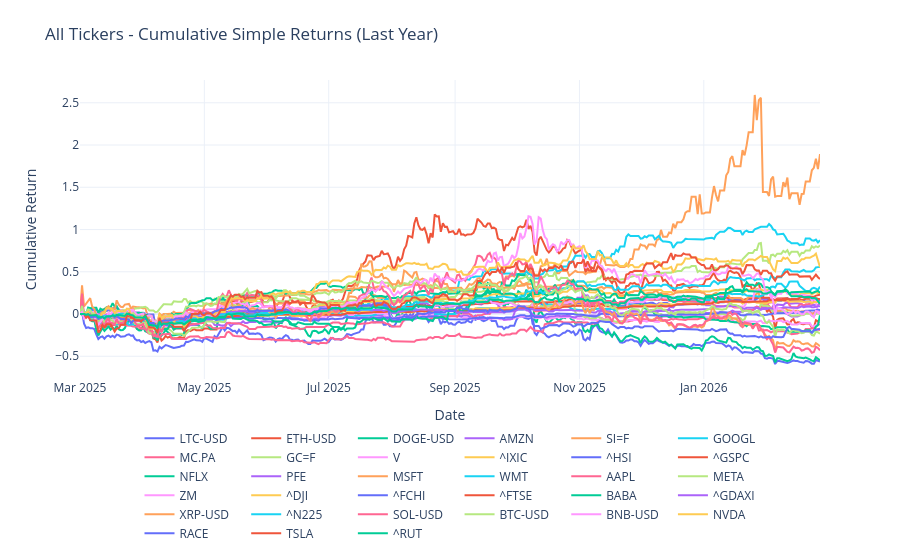

Write notebook code for a chart like this one.
### Code cell
# plot cumprod_simple
fig = go.Figure()
for column in cumprod_simple.columns:
    fig.add_trace(
        go.Scatter(
            x=cumprod_simple.index,
            y=cumprod_simple[column],
            mode="lines",
            name=column,
        )
    )

fig.update_layout(
    title="All Tickers - Cumulative Simple Returns (Last Year)",
    xaxis_title="Date",
    yaxis_title="Cumulative Return",
    legend=dict(orientation="h", yanchor="top", y=-0.15, xanchor="center", x=0.5),
    template="plotly_white",
    margin=dict(t=80, b=120),
)
fig.show()

### Figure 1 — Plotly figure (JSON) as saved in the notebook; plotly's stock layout.template omitted (floating-point values rounded to 4 significant figures; data arrays with more than 128 entries replaced by an {"elided": "..."} marker saying what was removed)
{"data": [{"mode": "lines", "name": "LTC-USD", "type": "scatter", "x": {"elided": "364 str values"}, "y": {"elided": "364 float values"}}, {"mode": "lines", "name": "ETH-USD", "type": "scatter", "x": {"elided": "364 str values"}, "y": {"elided": "364 float values"}}, {"mode": "lines", "name": "DOGE-USD", "type": "scatter", "x": {"elided": "364 str values"}, "y": {"elided": "364 float values"}}, {"mode": "lines", "name": "AMZN", "type": "scatter", "x": {"elided": "364 str values"}, "y": {"elided": "364 float values"}}, {"mode": "lines", "name": "SI=F", "type": "scatter", "x": {"elided": "364 str values"}, "y": {"elided": "364 float values"}}, {"mode": "lines", "name": "GOOGL", "type": "scatter", "x": {"elided": "364 str values"}, "y": {"elided": "364 float values"}}, {"mode": "lines", "name": "MC.PA", "type": "scatter", "x": {"elided": "364 str values"}, "y": {"elided": "364 float values"}}, {"mode": "lines", "name": "GC=F", "type": "scatter", "x": {"elided": "364 str values"}, "y": {"elided": "364 float values"}}, {"mode": "lines", "name": "V", "type": "scatter", "x": {"elided": "364 str values"}, "y": {"elided": "364 float values"}}, {"mode": "lines", "name": "^IXIC", "type": "scatter", "x": {"elided": "364 str values"}, "y": {"elided": "364 float values"}}, {"mode": "lines", "name": "^HSI", "type": "scatter", "x": {"elided": "364 str values"}, "y": {"elided": "364 float values"}}, {"mode": "lines", "name": "^GSPC", "type": "scatter", "x": {"elided": "364 str values"}, "y": {"elided": "364 float values"}}, {"mode": "lines", "name": "NFLX", "type": "scatter", "x": {"elided": "364 str values"}, "y": {"elided": "364 float values"}}, {"mode": "lines", "name": "PFE", "type": "scatter", "x": {"elided": "364 str values"}, "y": {"elided": "364 float values"}}, {"mode": "lines", "name": "MSFT", "type": "scatter", "x": {"elided": "364 str values"}, "y": {"elided": "364 float values"}}, {"mode": "lines", "name": "WMT", "type": "scatter", "x": {"elided": "364 str values"}, "y": {"elided": "364 float values"}}, {"mode": "lines", "name": "AAPL", "type": "scatter", "x": {"elided": "364 str values"}, "y": {"elided": "364 float values"}}, {"mode": "lines", "name": "META", "type": "scatter", "x": {"elided": "364 str values"}, "y": {"elided": "364 float values"}}, {"mode": "lines", "name": "ZM", "type": "scatter", "x": {"elided": "364 str values"}, "y": {"elided": "364 float values"}}, {"mode": "lines", "name": "^DJI", "type": "scatter", "x": {"elided": "364 str values"}, "y": {"elided": "364 float values"}}, {"mode": "lines", "name": "^FCHI", "type": "scatter", "x": {"elided": "364 str values"}, "y": {"elided": "364 float values"}}, {"mode": "lines", "name": "^FTSE", "type": "scatter", "x": {"elided": "364 str values"}, "y": {"elided": "364 float values"}}, {"mode": "lines", "name": "BABA", "type": "scatter", "x": {"elided": "364 str values"}, "y": {"elided": "364 float values"}}, {"mode": "lines", "name": "^GDAXI", "type": "scatter", "x": {"elided": "364 str values"}, "y": {"elided": "364 float values"}}, {"mode": "lines", "name": "XRP-USD", "type": "scatter", "x": {"elided": "364 str values"}, "y": {"elided": "364 float values"}}, {"mode": "lines", "name": "^N225", "type": "scatter", "x": {"elided": "364 str values"}, "y": {"elided": "364 float values"}}, {"mode": "lines", "name": "SOL-USD", "type": "scatter", "x": {"elided": "364 str values"}, "y": {"elided": "364 float values"}}, {"mode": "lines", "name": "BTC-USD", "type": "scatter", "x": {"elided": "364 str values"}, "y": {"elided": "364 float values"}}, {"mode": "lines", "name": "BNB-USD", "type": "scatter", "x": {"elided": "364 str values"}, "y": {"elided": "364 float values"}}, {"mode": "lines", "name": "NVDA", "type": "scatter", "x": {"elided": "364 str values"}, "y": {"elided": "364 float values"}}, {"mode": "lines", "name": "RACE", "type": "scatter", "x": {"elided": "364 str values"}, "y": {"elided": "364 float values"}}, {"mode": "lines", "name": "TSLA", "type": "scatter", "x": {"elided": "364 str values"}, "y": {"elided": "364 float values"}}, {"mode": "lines", "name": "^RUT", "type": "scatter", "x": {"elided": "364 str values"}, "y": {"elided": "364 float values"}}], "layout": {"legend": {"orientation": "h", "x": 0.5, "xanchor": "center", "y": -0.15, "yanchor": "top"}, "margin": {"b": 120, "t": 80}, "title": {"text": "All Tickers - Cumulative Simple Returns (Last Year)"}, "xaxis": {"title": {"text": "Date"}}, "yaxis": {"title": {"text": "Cumulative Return"}}}}
